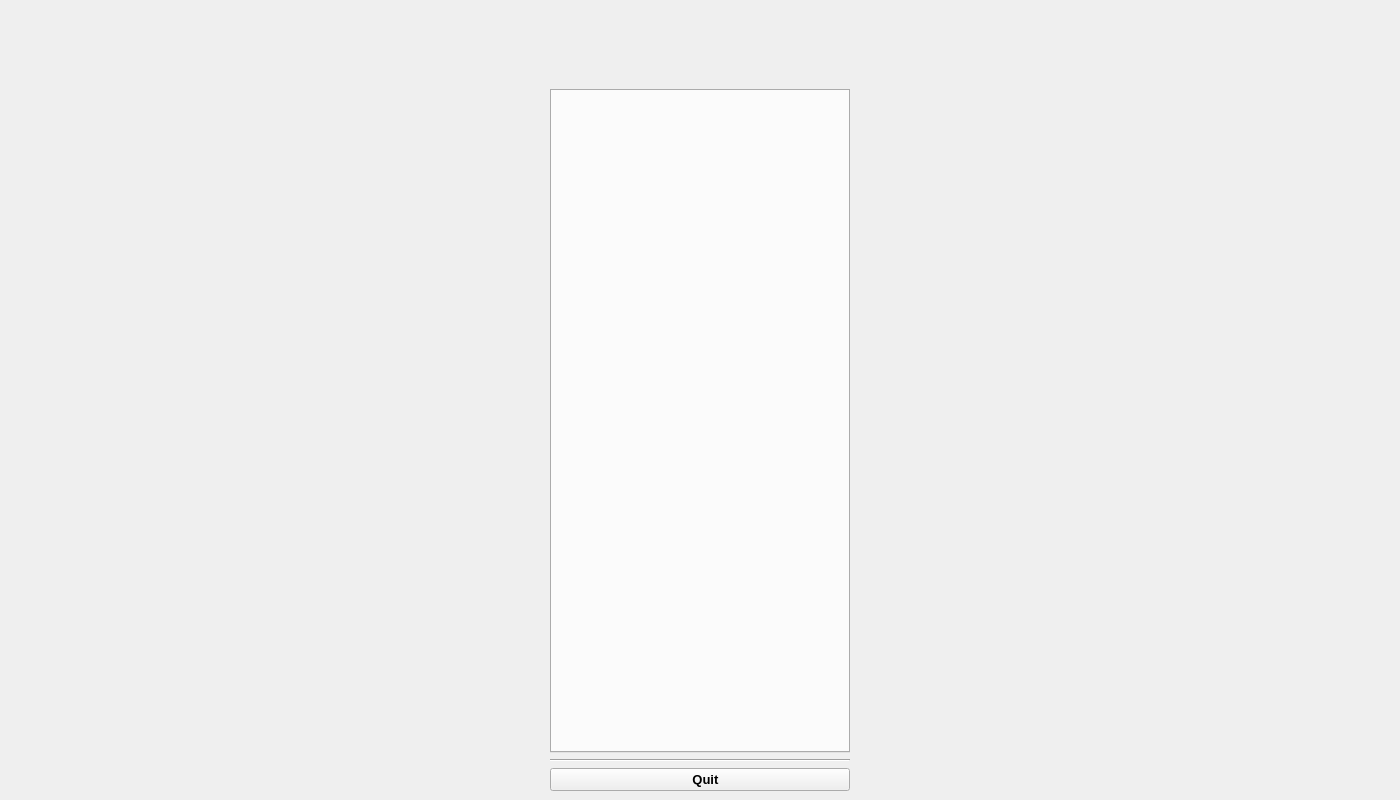
<?xml version="1.0" encoding="UTF-8"?>
<ui version="4.0">
 <class>MainWindow</class>
 <widget class="QMainWindow" name="MainWindow">
  <property name="geometry">
   <rect>
    <x>0</x>
    <y>0</y>
    <width>1400</width>
    <height>800</height>
   </rect>
  </property>
  <property name="sizePolicy">
   <sizepolicy hsizetype="Preferred" vsizetype="Preferred">
    <horstretch>0</horstretch>
    <verstretch>0</verstretch>
   </sizepolicy>
  </property>
  <property name="minimumSize">
   <size>
    <width>0</width>
    <height>0</height>
   </size>
  </property>
  <property name="baseSize">
   <size>
    <width>0</width>
    <height>0</height>
   </size>
  </property>
  <property name="font">
   <font>
    <pointsize>9</pointsize>
    <weight>50</weight>
    <bold>false</bold>
   </font>
  </property>
  <property name="windowTitle">
   <string>Robotic LDED Monitoring</string>
  </property>
  <property name="windowIcon">
   <iconset>
    <normaloff>p.png</normaloff>p.png</iconset>
  </property>
  <property name="autoFillBackground">
   <bool>false</bool>
  </property>
  <property name="tabShape">
   <enum>QTabWidget::Rounded</enum>
  </property>
  <property name="dockNestingEnabled">
   <bool>false</bool>
  </property>
  <property name="unifiedTitleAndToolBarOnMac">
   <bool>false</bool>
  </property>
  <widget class="QWidget" name="centralwidget">
   <property name="font">
    <font>
     <pointsize>9</pointsize>
     <weight>50</weight>
     <italic>false</italic>
     <bold>false</bold>
    </font>
   </property>
   <layout class="QHBoxLayout" name="horizontalLayout" stretch="8,2">
    <item>
     <layout class="QHBoxLayout" name="boxPlot">
      <property name="spacing">
       <number>0</number>
      </property>
     </layout>
    </item>
    <item>
     <layout class="QVBoxLayout" name="verticalLayout" stretch="1,9,0,0">
      <item>
       <widget class="QLabel" name="lblLogo">
        <property name="frameShape">
         <enum>QFrame::NoFrame</enum>
        </property>
        <property name="lineWidth">
         <number>1</number>
        </property>
        <property name="text">
         <string/>
        </property>
        <property name="pixmap">
         <pixmap>p.png</pixmap>
        </property>
        <property name="alignment">
         <set>Qt::AlignCenter</set>
        </property>
       </widget>
      </item>
      <item>
       <widget class="QTabWidget" name="tabWidget">
        <property name="minimumSize">
         <size>
          <width>300</width>
          <height>0</height>
         </size>
        </property>
        <property name="maximumSize">
         <size>
          <width>300</width>
          <height>16777215</height>
         </size>
        </property>
        <property name="font">
         <font>
          <italic>false</italic>
         </font>
        </property>
        <property name="currentIndex">
         <number>-1</number>
        </property>
       </widget>
      </item>
      <item>
       <widget class="Line" name="line_3">
        <property name="orientation">
         <enum>Qt::Horizontal</enum>
        </property>
       </widget>
      </item>
      <item>
       <widget class="QPushButton" name="btnQuit">
        <property name="enabled">
         <bool>true</bool>
        </property>
        <property name="sizePolicy">
         <sizepolicy hsizetype="Minimum" vsizetype="Fixed">
          <horstretch>0</horstretch>
          <verstretch>0</verstretch>
         </sizepolicy>
        </property>
        <property name="minimumSize">
         <size>
          <width>300</width>
          <height>0</height>
         </size>
        </property>
        <property name="maximumSize">
         <size>
          <width>300</width>
          <height>16777215</height>
         </size>
        </property>
        <property name="font">
         <font>
          <pointsize>10</pointsize>
          <weight>75</weight>
          <bold>true</bold>
         </font>
        </property>
        <property name="autoFillBackground">
         <bool>false</bool>
        </property>
        <property name="text">
         <string>   Quit</string>
        </property>
        <property name="icon">
         <iconset theme="application-exit">
          <normaloff>.</normaloff>.</iconset>
        </property>
        <property name="flat">
         <bool>false</bool>
        </property>
       </widget>
      </item>
     </layout>
    </item>
   </layout>
  </widget>
 </widget>
 <resources/>
 <connections/>
</ui>
